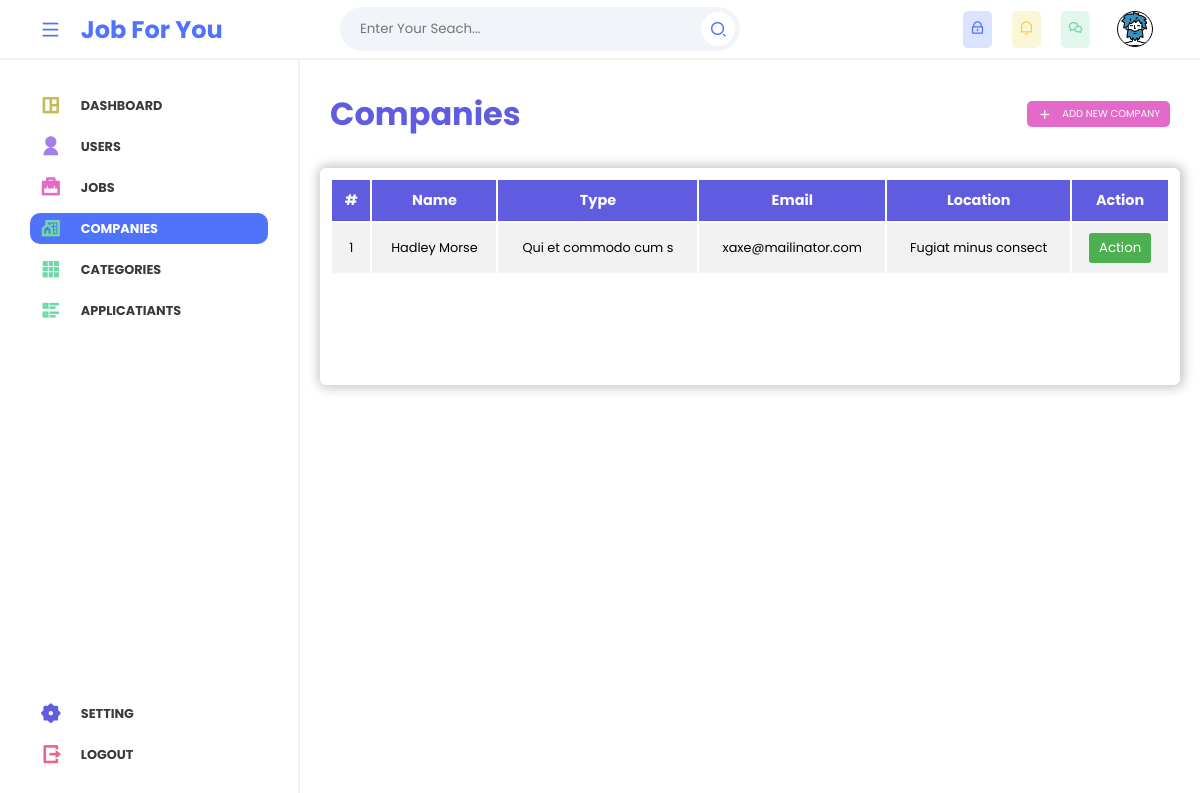
The app's page /view/admin/companies/index.php (signed in), older data.
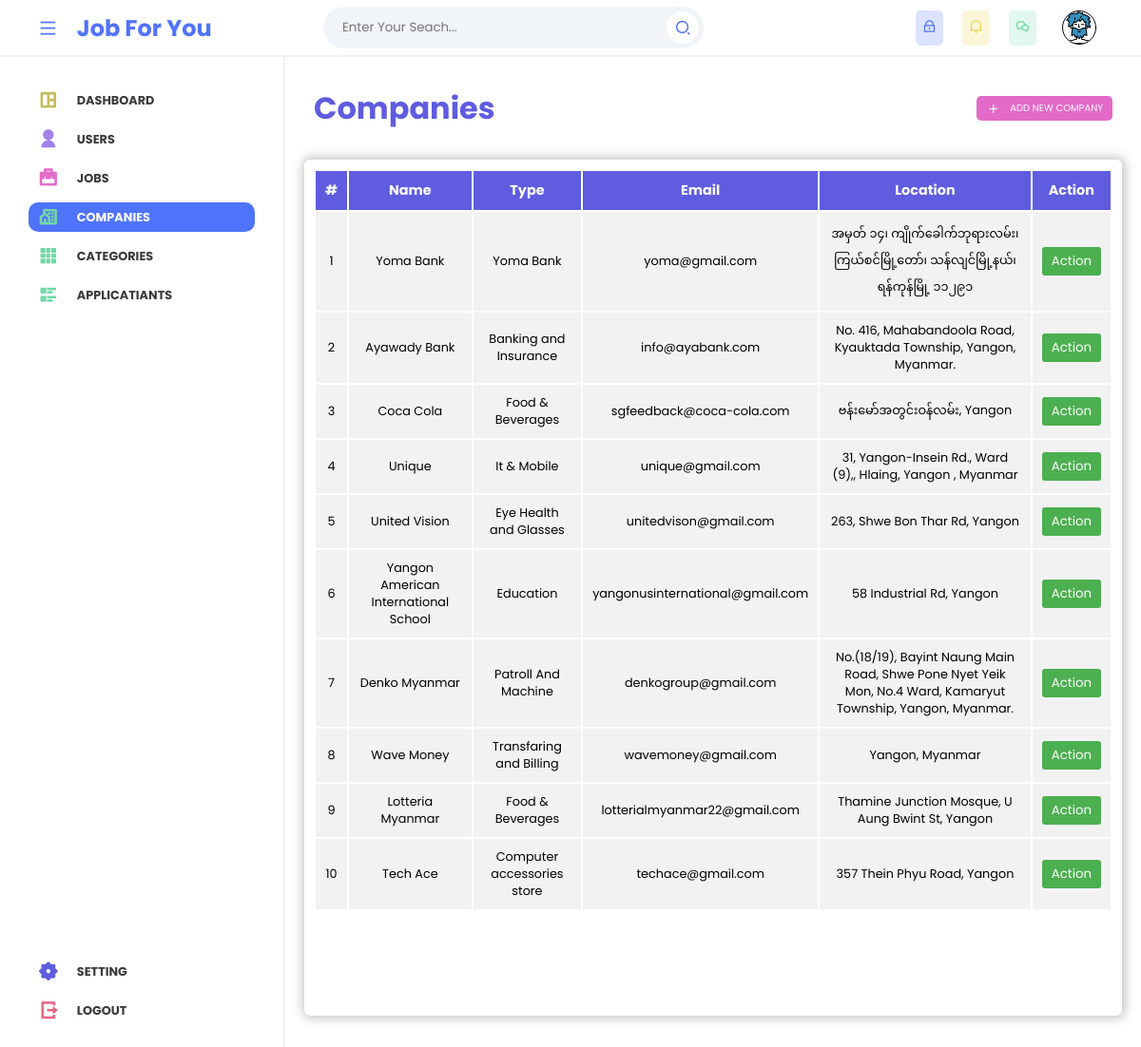
The same page, newer data.
### tables this page shows
CREATE TABLE `companies` (
  `id` int NOT NULL AUTO_INCREMENT,
  `name` varchar(255) NOT NULL,
  `image` text,
  `type` text NOT NULL,
  `email` text NOT NULL,
  `location` longtext,
  `created_at` timestamp NOT NULL DEFAULT CURRENT_TIMESTAMP ON UPDATE CURRENT_TIMESTAMP,
  `updated_at` timestamp NOT NULL DEFAULT '0000-00-00 00:00:00',
  PRIMARY KEY (`id`)
);

### App/_classes/Models/Database/MYSQL.php (called while the page is built, shortened)
<?php
  class MYSQL
  {
    private $dbhost;
    private $dbname;
    private $dbuser;
    private $dbpass;
    public function __construct(
      $dbhost = "localhost",
      $dbname = "job-for-you",
      $dbuser = "root",
      $dbpass = ""
    ){
      $this->dbhost = $dbhost;
      $this->dbname = $dbname;
      $this->dbuser = $dbuser;
      $this->dbpass = $dbpass;
    }
    public function connect(){
      try{
        $this->db = new PDO(
          "mysql:host=$this->dbhost;dbname=$this->dbname",
          $this->dbuser,
          $this->dbpass,
          [
            PDO::ATTR_ERRMODE => PDO::ERRMODE_WARNING,
            PDO::ATTR_DEFAULT_FETCH_MODE => PDO::FETCH_OBJ,
          ]
        );
        return $this->db;
      }catch(PDOException $e){
        throw $e;
      }
    }
  }

### App/_classes/Models/Database/CompanyTable.php (called while the page is built, shortened)
<?php
class  CompanyTable
{
  private $db = null;
  public function __construct(MYSQL $db)
  {
    $this->db = $db->connect();
  }
  public function getAll(){
    $statement = $this->db->query("
      SELECT * FROM  companies
    ");
    return $statement->fetchAll();
  }
}

### view/admin/companies/index.php (the view, shortened to what this page needs)
<?php
$table = new CompanyTable(new MYSQL());
$companies = $table->getAll();
?>
<?php include("../layouts/header.php") ?>
<section class="main-content">
  <div class="related_header">
    <p>Companies</p>
    <a href="./create.php">
      <i class="ri-add-fill"></i>
      <span>
        ADD NEW COMPANY
      </span>
    </a>
  </div>
  <div class="related_area">
    <div class="table-holder">
      <table>
        <thead>
          <tr>
            <th>#</th>
            <th>Name</th>
            <th>Type</th>
            <th>Email</th>
            <th>Location</th>
            <th>Action</th>
          </tr>
        </thead>
        <tbody>
          <?php if (count($companies) > 0) : ?>
            <?php foreach ($companies as $i => $company) : ?>
              <tr>
                <td>
                  <?= $i + 1 ?>
                </td>
                <td>
                  <?= $company->name ?>
                </td>
                <td>
                  <?= $company->type ?>
                </td>
                <td>
                  <?= $company->email ?>
                </td>
                <td>
                  <?= $company->location ?>
                </td>
                <td>
                  <div class="dropdown">
                    <button class="dropbtn">Action</button>
                  </div>
                </td>
              </tr>
            <?php endforeach ?>
          <?php endif ?>
        </tbody>
      </table>
    </div>
  </div>
</section>
<?php include("../layouts/footer.php") ?>

Row changes from the older to the newer data that the page shows:
removed companies: name "Hadley Morse", type "Qui et commodo cum s", email "xaxe@mailinator.com", location "Fugiat minus consect"
added companies: name "Yoma Bank", type "Yoma Bank", email "yoma@gmail.com", location "အမှတ် ၁၄၊ ကျိုက်ခေါက်ဘုရားလမ်း၊ ကြယ်စင်မြို့တော်၊ သန်လျင်မြို့နယ်၊ ရန်ကုန်မြို့ ၁၁၂၉၁"
added companies: name "Ayawady Bank", type "Banking and Insurance", email "info@ayabank.com", location "No. 416, Mahabandoola Road, Kyauktada Township, Yangon, Myanmar."
added companies: name "Coca Cola", type "Food & Beverages", email "sgfeedback@coca-cola.com", location "ဗန်းမော်အတွင်းဝန်လမ်း, Yangon"
added companies: name "Unique", type "It & Mobile", email "unique@gmail.com", location "31, Yangon-Insein Rd., Ward (9),, Hlaing, Yangon , Myanmar"
added companies: name "United Vision", type "Eye Health and Glasses", email "unitedvison@gmail.com", location "263, Shwe Bon Thar Rd, Yangon"
added companies: name "Yangon American International School", type "Education", email "yangonusinternational@gmail.com", location "58 Industrial Rd, Yangon"
added companies: name "Denko Myanmar", type "Patroll And Machine", email "denkogroup@gmail.com", location "No.(18/19), Bayint Naung Main Road, Shwe Pone Nyet Yeik Mon, No.4 Ward, Kamaryut Township, Yangon, Myanmar."
added companies: name "Wave Money", type "Transfaring and Billing", email "wavemoney@gmail.com", location "Yangon, Myanmar"
added companies: name "Lotteria Myanmar", type "Food & Beverages", email "lotterialmyanmar22@gmail.com", location "Thamine Junction Mosque, U Aung Bwint St, Yangon"
added companies: name "Tech Ace", type "Computer accessories store", email "techace@gmail.com", location "357 Thein Phyu Road, Yangon"
